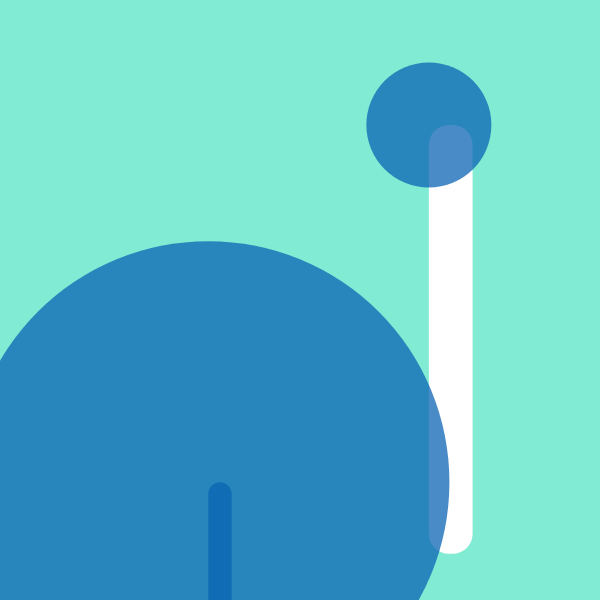
Frame 1 (no input)
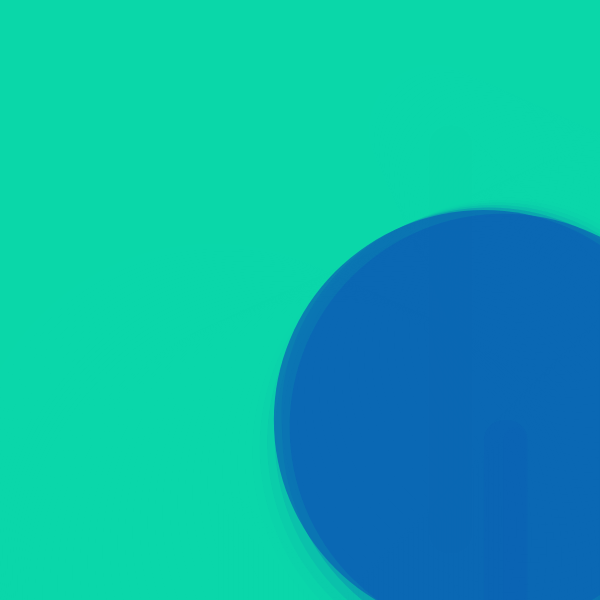
Frame 60 (no input)
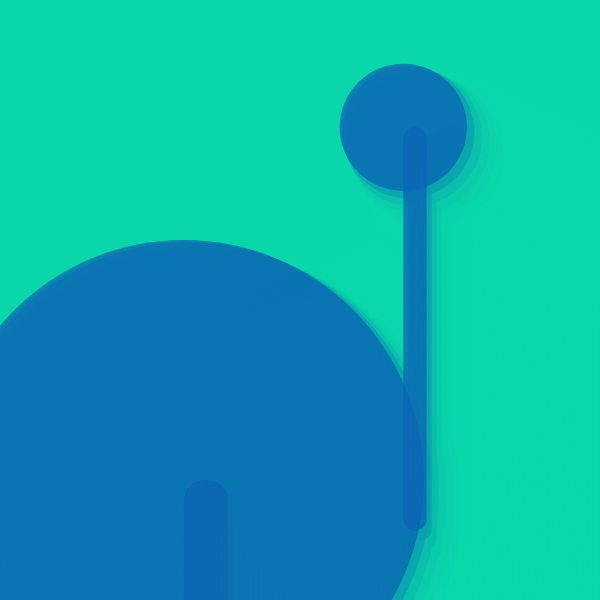
Frame 120 (the mouse pressed at the canvas centre since frame 60)

The p5.js sketch that drew these frames (run headless with seeded random() and noise() and a simulated clock; from frame 60 on, the mouse is pressed at the canvas centre):

// p5.js sketch
// ── sketch.js
let bump;
let p;
let a;
let b;

function setup() {
  
  createCanvas(600, 600);
  p = new Particle();
  q = new Particle();
  
  // frameRate(10)
   a = 0;
  b= 1;

}

function draw() {
  background(10,215,170,130);
noStroke()
  
  p.display();
  q.display();
  p.update();
  q.update();
}

class Particle {
  constructor() {
    this.posX = (random(1, width));

    this.posY = (random(1, height));
    this.rad = (random(10, 55));
    this.velX = 5;
    this.velY = 5;
  }
  display() {
    // fill(90,80,100,60)
      rect(this.posX,this.posY,this.rad,this.posX,20);
    a=a-b;

    fill(10,100,180,190);
    ellipse(this.posX, this.posY, this.posY)
  }
  update() {
    this.posX += this.velX;
    this.posY += this.velY;
    if (this.posX > width) {
      this.velX = -this.velX
    }
    if (this.posY > height) {
      this.velY = -this.velY
    }
    if (this.posX < 0) {
      this.velX = -this.velX
    }
    if (this.posY < 0) {
      this.velY = -this.velY
    }
  }
}
